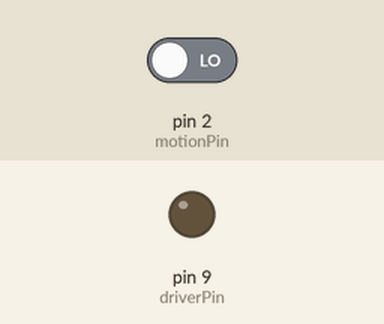
Simulated run of this sketch. Board: Arduino Uno, built with avr-gcc and run on an emulated ATmega328P. On the bench: output pins drawn as LEDs (lit = HIGH). The test bench sets the inputs (shaded band); at power-on: pin 2 (motionPin) LOW. What the sketch prints to the serial monitor is not drawn.

Above: at 1.2 s.
1.3 s: pin 2 (motionPin) driven HIGH
At 1.8 s:
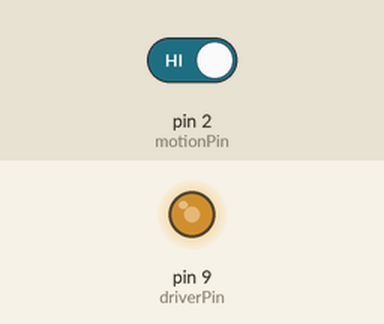
Timing chart, 0 to 8.2 s (numbered marks = the images above; inputs shaded):
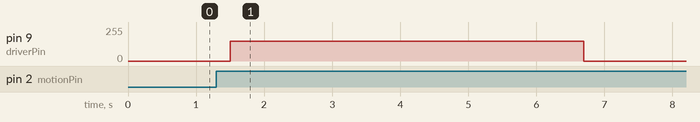

Measured:
- after the input at 1.3 s, pin 9 (driverPin): 0/255 → 150/255 after 0.20 s, → 0/255 5.2 s later

The sketch:

StairwellLight.ino
```cpp
/*
PIR->Base of NPN transistor, Emitter->pin2

http://snag.gy/sGc7A.jpg
*/

unsigned long rampperiod=200;
unsigned long awaketime=5000;
volatile unsigned long trigger=0;

//interrupt pin
const int motionPin=2;
//PWM pin
const int driverPin=9;

int maxPWM=150;

volatile bool rampup=false;
volatile bool rampdown=false;
bool constant=false;
volatile bool run=false;

void interruptservice()
{
  run=true;
  rampdown=false;
  if(!constant&&!rampup)
  {
    rampup=true;
  }

  trigger=millis();
}

void setup()
{

  Serial.begin(9600);
  Serial.println("LED stair light V1.0");
  attachInterrupt(0,interruptservice,RISING);
}


void loop()
{


  do {
    unsigned long current=millis();
    if(rampup)
    {
      if(current-trigger>=rampperiod)
      {
        rampup=false;
        constant=true;
      }
      else
      {
        float val=(current-trigger);
        val=(val/rampperiod)*maxPWM;
        analogWrite(driverPin,val);
      }
    }

    else if(constant)
    {
      if(current-trigger>=rampperiod+awaketime)
      {
        constant=false;
        rampdown=true;
      }

      else analogWrite(driverPin,maxPWM);
    }

    else if(rampdown)
    {
      if(current-trigger>=rampperiod+awaketime+rampperiod)
      {
        rampdown=false;
        run=false;
      }

      else
      {
        float val=current-(trigger+rampperiod+awaketime);
        val=maxPWM-((val/rampperiod)*maxPWM);
        analogWrite(driverPin,(int)val);
      }

    }

    else analogWrite(driverPin,0);
  }while(run);


}
```
